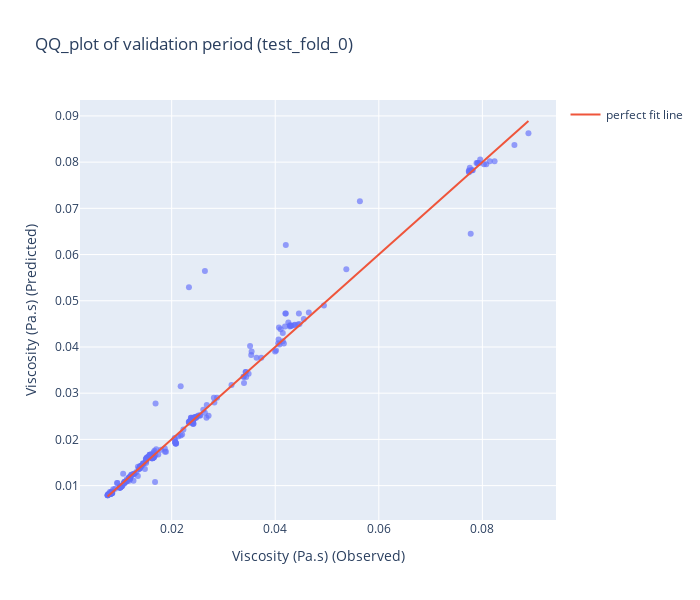
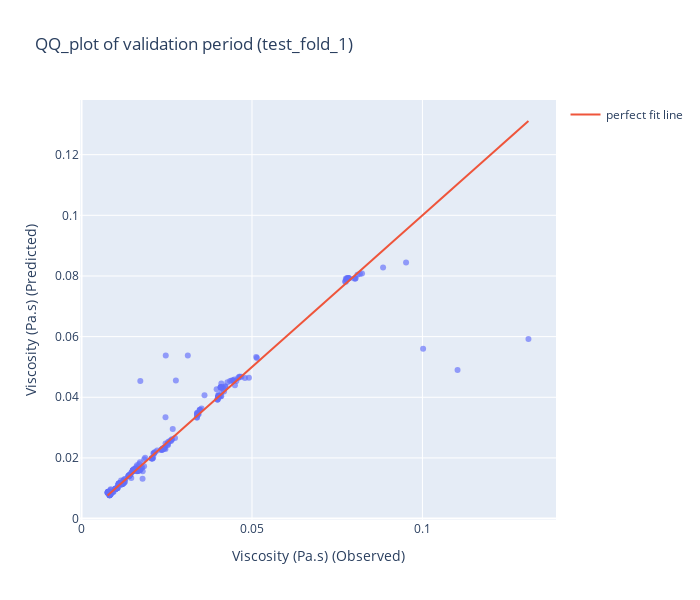
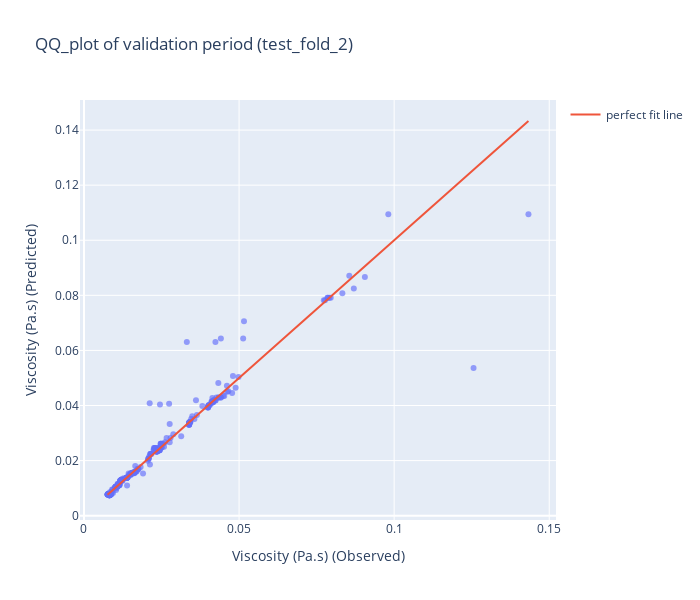
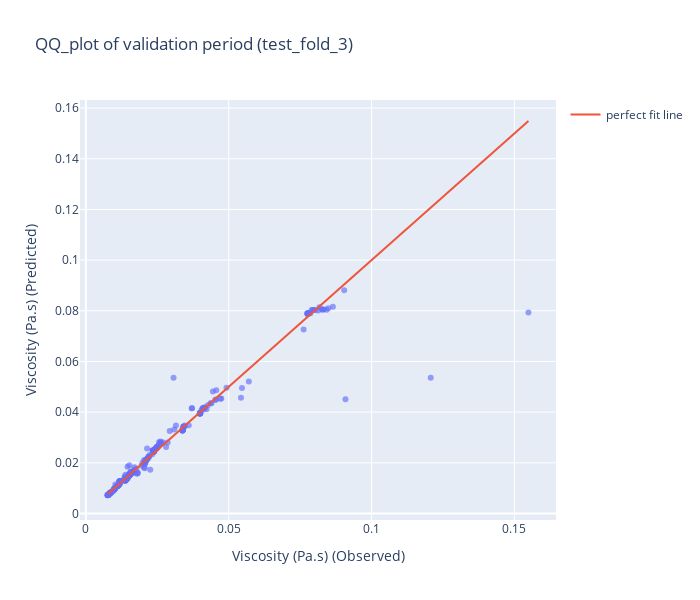

Write notebook code for charts like these, in order.
### Markdown cell above
## Validation scores

### Code cell
for temp in temp_values:
    config = {
        "toImageButtonOptions": {
            "scale": 6,  # Multiply title/legend/axis/canvas sizes by this factor
        }
    }
    graph_perf[temp]["validation_scores"].update_layout(width=700, height=600).show(config=config)

### Figure 1 — Plotly figure (JSON) as saved in the notebook; plotly's stock layout.template omitted (floating-point values rounded to 4 significant figures; data arrays with more than 128 entries replaced by an {"elided": "..."} marker saying what was removed)
{"data": [{"customdata": {"elided": "258x3 float values"}, "hovertemplate": "Viscosity (Pa.s) (Observed)=%{x}<br>Viscosity (Pa.s) (Predicted)=%{y}<br>Shear rate (1/s)=%{customdata[0]}<br>Temperature (°C)=%{customdata[1]}<br>Liquid density (20°C)=%{customdata[2]}<extra></extra>", "legendgroup": "", "marker": {"color": "#636efa", "opacity": 0.65, "symbol": "circle"}, "mode": "markers", "name": "", "orientation": "v", "showlegend": false, "type": "scatter", "x": {"elided": "258 float values"}, "xaxis": "x", "y": {"elided": "258 float values"}, "yaxis": "y"}, {"mode": "lines", "name": "perfect fit line", "type": "scatter", "x": [0.007618, 0.0889], "y": [0.007618, 0.0889]}], "layout": {"height": 600, "legend": {"tracegroupgap": 0}, "title": {"text": "QQ_plot of validation period (test_fold_0)"}, "width": 700, "xaxis": {"anchor": "y", "domain": [0, 1], "title": {"text": "Viscosity (Pa.s) (Observed)"}}, "yaxis": {"anchor": "x", "domain": [0, 1], "title": {"text": "Viscosity (Pa.s) (Predicted)"}}}}

### Figure 2 — Plotly figure (JSON) as saved in the notebook; plotly's stock layout.template omitted (floating-point values rounded to 4 significant figures; data arrays with more than 128 entries replaced by an {"elided": "..."} marker saying what was removed)
{"data": [{"customdata": {"elided": "258x3 float values"}, "hovertemplate": "Viscosity (Pa.s) (Observed)=%{x}<br>Viscosity (Pa.s) (Predicted)=%{y}<br>Shear rate (1/s)=%{customdata[0]}<br>Temperature (°C)=%{customdata[1]}<br>Liquid density (20°C)=%{customdata[2]}<extra></extra>", "legendgroup": "", "marker": {"color": "#636efa", "opacity": 0.65, "symbol": "circle"}, "mode": "markers", "name": "", "orientation": "v", "showlegend": false, "type": "scatter", "x": {"elided": "258 float values"}, "xaxis": "x", "y": {"elided": "258 float values"}, "yaxis": "y"}, {"mode": "lines", "name": "perfect fit line", "type": "scatter", "x": [0.00763, 0.1311], "y": [0.00763, 0.1311]}], "layout": {"height": 600, "legend": {"tracegroupgap": 0}, "title": {"text": "QQ_plot of validation period (test_fold_1)"}, "width": 700, "xaxis": {"anchor": "y", "domain": [0, 1], "title": {"text": "Viscosity (Pa.s) (Observed)"}}, "yaxis": {"anchor": "x", "domain": [0, 1], "title": {"text": "Viscosity (Pa.s) (Predicted)"}}}}

### Figure 3 — Plotly figure (JSON) as saved in the notebook; plotly's stock layout.template omitted (floating-point values rounded to 4 significant figures; data arrays with more than 128 entries replaced by an {"elided": "..."} marker saying what was removed)
{"data": [{"customdata": {"elided": "258x3 float values"}, "hovertemplate": "Viscosity (Pa.s) (Observed)=%{x}<br>Viscosity (Pa.s) (Predicted)=%{y}<br>Shear rate (1/s)=%{customdata[0]}<br>Temperature (°C)=%{customdata[1]}<br>Liquid density (20°C)=%{customdata[2]}<extra></extra>", "legendgroup": "", "marker": {"color": "#636efa", "opacity": 0.65, "symbol": "circle"}, "mode": "markers", "name": "", "orientation": "v", "showlegend": false, "type": "scatter", "x": {"elided": "258 float values"}, "xaxis": "x", "y": {"elided": "258 float values"}, "yaxis": "y"}, {"mode": "lines", "name": "perfect fit line", "type": "scatter", "x": [0.007595, 0.1433], "y": [0.007595, 0.1433]}], "layout": {"height": 600, "legend": {"tracegroupgap": 0}, "title": {"text": "QQ_plot of validation period (test_fold_2)"}, "width": 700, "xaxis": {"anchor": "y", "domain": [0, 1], "title": {"text": "Viscosity (Pa.s) (Observed)"}}, "yaxis": {"anchor": "x", "domain": [0, 1], "title": {"text": "Viscosity (Pa.s) (Predicted)"}}}}

### Figure 4 — Plotly figure (JSON) as saved in the notebook; plotly's stock layout.template omitted (floating-point values rounded to 4 significant figures; data arrays with more than 128 entries replaced by an {"elided": "..."} marker saying what was removed)
{"data": [{"customdata": {"elided": "258x3 float values"}, "hovertemplate": "Viscosity (Pa.s) (Observed)=%{x}<br>Viscosity (Pa.s) (Predicted)=%{y}<br>Shear rate (1/s)=%{customdata[0]}<br>Temperature (°C)=%{customdata[1]}<br>Liquid density (20°C)=%{customdata[2]}<extra></extra>", "legendgroup": "", "marker": {"color": "#636efa", "opacity": 0.65, "symbol": "circle"}, "mode": "markers", "name": "", "orientation": "v", "showlegend": false, "type": "scatter", "x": {"elided": "258 float values"}, "xaxis": "x", "y": {"elided": "258 float values"}, "yaxis": "y"}, {"mode": "lines", "name": "perfect fit line", "type": "scatter", "x": [0.007609, 0.1549], "y": [0.007609, 0.1549]}], "layout": {"height": 600, "legend": {"tracegroupgap": 0}, "title": {"text": "QQ_plot of validation period (test_fold_3)"}, "width": 700, "xaxis": {"anchor": "y", "domain": [0, 1], "title": {"text": "Viscosity (Pa.s) (Observed)"}}, "yaxis": {"anchor": "x", "domain": [0, 1], "title": {"text": "Viscosity (Pa.s) (Predicted)"}}}}
